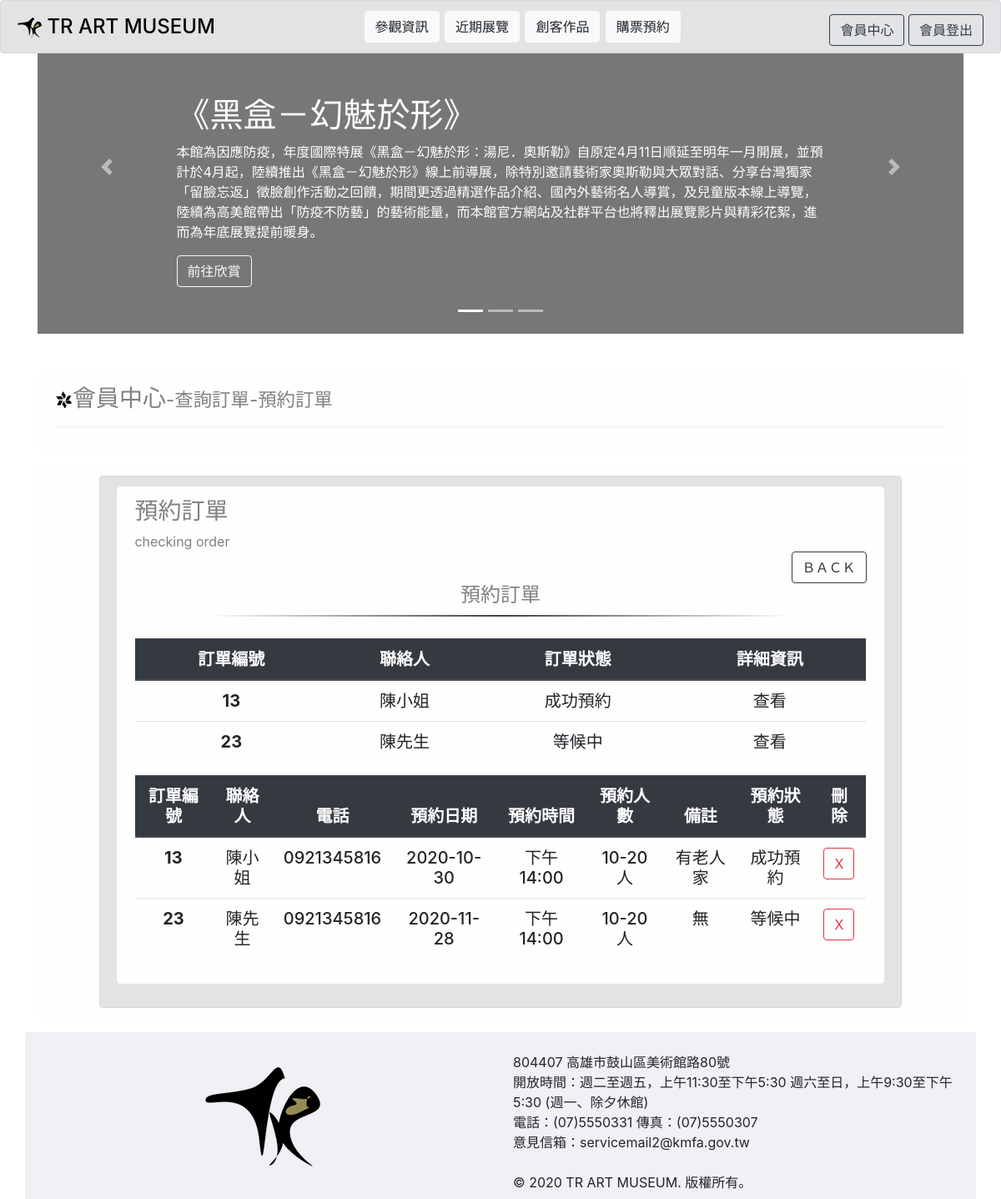
/page005-2-2-2.php (signed in), run on the app's committed database.
### tables this page shows
CREATE TABLE `reservation` (
  `rid` int(11) NOT NULL,
  `mid` varchar(200) NOT NULL,
  `name` varchar(200) NOT NULL,
  `phone` varchar(200) NOT NULL,
  `datet` varchar(200) NOT NULL,
  `timet` varchar(200) NOT NULL,
  `peo` varchar(200) NOT NULL,
  `restatus` varchar(200) NOT NULL,
  `remarks` varchar(200) NOT NULL
);

### checkreservation.php (the view, shortened to what this page needs)
<?php
    $userid = $_SESSION["user_type"];
       require "includes/db.php";
    $sql = "SELECT * FROM reservation WHERE mid='$userid'";
    $result = $conn->query($sql);
    if ($result->num_rows > 0) {
            echo "    <table class='table'>";
            echo "        <thead class='thead-dark'>";
            echo "            <tr align='center'>";
            echo "                <th scope='col'>訂單編號</th>";
            echo "                <th scope='col'>聯絡人</th>";
            echo "                <th scope='col'>訂單狀態</th>";
            echo "                <th scope='col'>詳細資訊</th>";
            echo "            </tr>";
            echo "        </thead>";
            echo "        <tbody>";
        while($row = $result->fetch_assoc()) {
            $rid = $row["rid"];
            $name = $row["name"];
            $restatus = $row["restatus"];
            echo "            <tr align='center'>";
            echo "                <th scope='row'>$rid</th>";
            echo "                <td>$name</td>";
            echo "                <td>";
             if ($restatus==1){
                echo "等候中";
            } elseif ($restatus==2) {
                echo "成功預約";
            } elseif ($restatus==3) {
                echo "失敗預約";
            }
            echo "                </td>";
            echo "                <td>查看</td>";
            echo "            </tr>";
        }
        echo "        </tbody>";
        echo "    </font></table>";
    }
    $sql = "SELECT * FROM reservation WHERE mid='$userid'";
    $result = $conn->query($sql);
    if ($result->num_rows > 0) {
            echo "    <table class='table'>";
            echo "        <thead class='thead-dark'>";
            echo "            <tr align='center'>";
            echo "                <th scope='col'>訂單編號</th>";
            echo "                <th scope='col'>聯絡人</th>";
            echo "                <th scope='col'>電話</th>";
            echo "                <th scope='col'>預約日期</th>";
            echo "                <th scope='col'>預約時間</th>";
            echo "                <th scope='col'>預約人數</th>";
            echo "                <th scope='col'>備註</th>";
            echo "                <th scope='col'>預約狀態</th>";
            echo "                <th scope='col'>刪除</th>";
            echo "            </tr>";
            echo "        </thead>";
            echo "        <tbody>";
        while($row = $result->fetch_assoc()) {
            $rid = $row["rid"];
            $name = $row["name"];
            $phone = $row["phone"];
            $datet = $row["datet"];
            $timet = $row["timet"];
            $peo = $row["peo"];
            $remarks = $row["remarks"];
            $restatus = $row["restatus"];
            if ($remarks==NULL){
                $remarks="無";
            }
            echo "            <tr align='center'>";
            echo "                <th scope='row'>$rid</th>";
            echo "                <td>$name</td>";
            echo "                <td>$phone</td>";
            echo "                <td>$datet</td>";
			echo "                <td>$timet</td>";
			echo "                <td>$peo</td>";
			echo "                <td>$remarks</td>";
            echo "                <td>";
             if ($restatus==1){
                echo "等候中";
            } elseif ($restatus==2) {
                echo "成功預約";
            } elseif ($restatus==3) {
                echo "失敗預約";
            }
            echo "                </td>";
			echo "                <td><a href='deletereservation.php?rid=$rid'> <button type='button' class='btn btn-outline-danger'>X</button></a></td>";
            echo "            </tr>";
        }
        echo "        </tbody>";
        echo "    </font></table>";
    }
?>

### data on the page
reservation: rid "13", name "陳小姐", restatus "成功預約", phone "0921345816", datet "2020-10-30", timet "下午14:00", peo "10-20人", remarks "有老人家"
reservation: rid "23", name "陳先生", restatus "等候中", phone "0921345816", datet "2020-11-28", timet "下午14:00", peo "10-20人", remarks "無"
